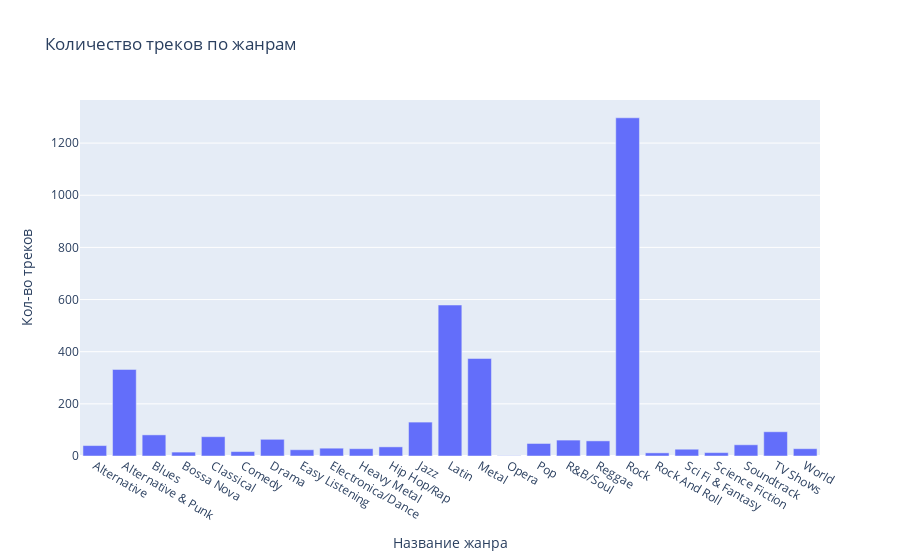

Notebook code cell kept with this figure:
### Markdown cell above
### Задание 2.2

### Code cell
fig = px.bar(
    df3,
    x='genre_name',
    y='tracks_number',
    title='Количество треков по жанрам',
    labels={'genre_name': 'Название жанра', 'tracks_number': 'Кол-во треков'}
)

fig.show()

### Figure 1 — Plotly figure (JSON) as saved in the notebook; plotly's stock layout.template omitted (floating-point values rounded to 4 significant figures)
{"data": [{"alignmentgroup": "True", "hovertemplate": "Название жанра=%{x}<br>Кол-во треков=%{y}<extra></extra>", "legendgroup": "", "marker": {"color": "#636efa", "pattern": {"shape": ""}}, "name": "", "offsetgroup": "", "orientation": "v", "showlegend": false, "textposition": "auto", "type": "bar", "x": ["Alternative", "Alternative & Punk", "Blues", "Bossa Nova", "Classical", "Comedy", "Drama", "Easy Listening", "Electronica/Dance", "Heavy Metal", "Hip Hop/Rap", "Jazz", "Latin", "Metal", "Opera", "Pop", "R&B/Soul", "Reggae", "Rock", "Rock And Roll", "Sci Fi & Fantasy", "Science Fiction", "Soundtrack", "TV Shows", "World"], "xaxis": "x", "y": [40, 332, 81, 15, 74, 17, 64, 24, 30, 28, 35, 130, 579, 374, 1, 48, 61, 58, 1297, 12, 26, 13, 43, 93, 28], "yaxis": "y"}], "layout": {"barmode": "relative", "legend": {"tracegroupgap": 0}, "title": {"text": "Количество треков по жанрам"}, "xaxis": {"anchor": "y", "domain": [0, 1], "title": {"text": "Название жанра"}}, "yaxis": {"anchor": "x", "domain": [0, 1], "title": {"text": "Кол-во треков"}}}}
